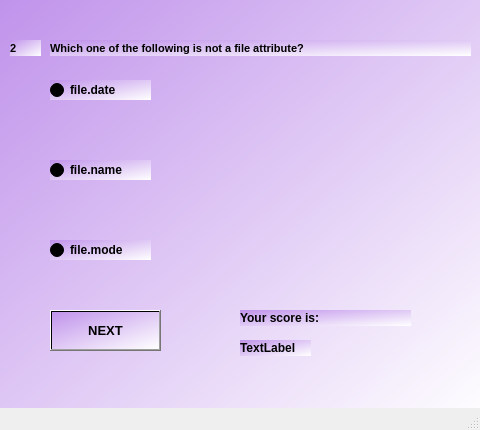
<?xml version="1.0" encoding="UTF-8"?>
<ui version="4.0">
 <class>MainWindow21</class>
 <widget class="QMainWindow" name="MainWindow21">
  <property name="geometry">
   <rect>
    <x>0</x>
    <y>0</y>
    <width>480</width>
    <height>430</height>
   </rect>
  </property>
  <property name="windowTitle">
   <string>MainWindow</string>
  </property>
  <widget class="QWidget" name="centralwidget">
   <widget class="QWidget" name="widget" native="true">
    <property name="geometry">
     <rect>
      <x>0</x>
      <y>0</y>
      <width>480</width>
      <height>430</height>
     </rect>
    </property>
    <property name="styleSheet">
     <string notr="true">background-color:qlineargradient(spread:pad, x1:0, y1:0, x2:1, y2:1, stop:0 rgba(192, 147, 235, 255), stop:1 rgba(255, 255, 255, 255))</string>
    </property>
    <widget class="QLabel" name="label">
     <property name="geometry">
      <rect>
       <x>10</x>
       <y>40</y>
       <width>31</width>
       <height>16</height>
      </rect>
     </property>
     <property name="font">
      <font>
       <pointsize>8</pointsize>
       <weight>75</weight>
       <bold>true</bold>
      </font>
     </property>
     <property name="text">
      <string>2</string>
     </property>
    </widget>
    <widget class="QLabel" name="label_2">
     <property name="geometry">
      <rect>
       <x>50</x>
       <y>40</y>
       <width>421</width>
       <height>16</height>
      </rect>
     </property>
     <property name="font">
      <font>
       <pointsize>8</pointsize>
       <weight>75</weight>
       <bold>true</bold>
      </font>
     </property>
     <property name="text">
      <string>Which one of the following is not a file attribute?</string>
     </property>
    </widget>
    <widget class="QRadioButton" name="radioButton">
     <property name="geometry">
      <rect>
       <x>50</x>
       <y>80</y>
       <width>101</width>
       <height>20</height>
      </rect>
     </property>
     <property name="font">
      <font>
       <weight>75</weight>
       <bold>true</bold>
      </font>
     </property>
     <property name="text">
      <string>file.date</string>
     </property>
    </widget>
    <widget class="QRadioButton" name="radioButton_2">
     <property name="geometry">
      <rect>
       <x>50</x>
       <y>240</y>
       <width>101</width>
       <height>20</height>
      </rect>
     </property>
     <property name="font">
      <font>
       <weight>75</weight>
       <bold>true</bold>
      </font>
     </property>
     <property name="text">
      <string>file.mode</string>
     </property>
    </widget>
    <widget class="QRadioButton" name="radioButton_3">
     <property name="geometry">
      <rect>
       <x>50</x>
       <y>160</y>
       <width>101</width>
       <height>20</height>
      </rect>
     </property>
     <property name="font">
      <font>
       <weight>75</weight>
       <bold>true</bold>
      </font>
     </property>
     <property name="text">
      <string>file.name</string>
     </property>
    </widget>
    <widget class="QPushButton" name="NEXT">
     <property name="geometry">
      <rect>
       <x>50</x>
       <y>310</y>
       <width>111</width>
       <height>41</height>
      </rect>
     </property>
     <property name="font">
      <font>
       <pointsize>10</pointsize>
       <weight>75</weight>
       <bold>true</bold>
      </font>
     </property>
     <property name="text">
      <string>NEXT</string>
     </property>
    </widget>
    <widget class="QLabel" name="label_3">
     <property name="geometry">
      <rect>
       <x>240</x>
       <y>310</y>
       <width>171</width>
       <height>16</height>
      </rect>
     </property>
     <property name="font">
      <font>
       <weight>75</weight>
       <bold>true</bold>
      </font>
     </property>
     <property name="text">
      <string>Your score is:</string>
     </property>
    </widget>
    <widget class="QLabel" name="label_4">
     <property name="geometry">
      <rect>
       <x>240</x>
       <y>340</y>
       <width>71</width>
       <height>16</height>
      </rect>
     </property>
     <property name="font">
      <font>
       <weight>75</weight>
       <bold>true</bold>
      </font>
     </property>
     <property name="text">
      <string>TextLabel</string>
     </property>
    </widget>
   </widget>
  </widget>
  <widget class="QMenuBar" name="menubar">
   <property name="geometry">
    <rect>
     <x>0</x>
     <y>0</y>
     <width>480</width>
     <height>26</height>
    </rect>
   </property>
  </widget>
  <widget class="QStatusBar" name="statusbar"/>
 </widget>
 <resources/>
 <connections/>
</ui>
